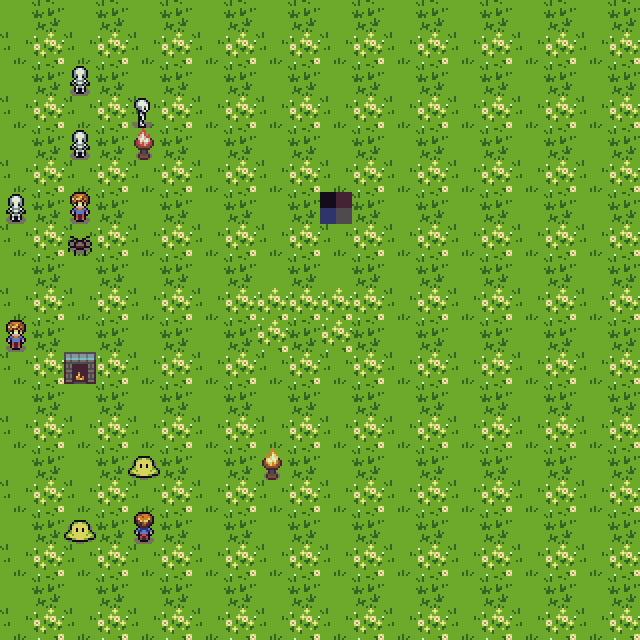

Tiled map render using the project's own tile images. Description and the map definition, with tile-layer contents summarised, below:
An orthogonal 20x20 tile map with 32x32 px tiles, 2 tile layers (grass, character), 3 tilesets.

<map version="1.0" tiledversion="2017.07.17" orientation="orthogonal" renderorder="right-down" width="20" height="20" tilewidth="32" tileheight="32" nextobjectid="1">
 <tileset firstgid="1" name="animation" tilewidth="32" tileheight="32" tilecount="256" columns="16">
  <image source="animation.png" width="512" height="512" />
  <tile id="0">
   <animation>
    <frame tileid="253" duration="100" />
    <frame tileid="237" duration="100" />
    <frame tileid="221" duration="100" />
    <frame tileid="205" duration="100" />
   </animation>
  </tile>
  <tile id="9">
   <animation>
    <frame tileid="134" duration="100" />
    <frame tileid="135" duration="100" />
    <frame tileid="136" duration="100" />
   </animation>
  </tile>
  <tile id="112">
   <animation>
    <frame tileid="112" duration="100" />
    <frame tileid="113" duration="100" />
    <frame tileid="114" duration="100" />
    <frame tileid="96" duration="100" />
    <frame tileid="97" duration="100" />
    <frame tileid="98" duration="100" />
    <frame tileid="80" duration="100" />
    <frame tileid="81" duration="100" />
    <frame tileid="82" duration="100" />
   </animation>
  </tile>
  <tile id="128">
   <animation>
    <frame tileid="201" duration="100" />
    <frame tileid="202" duration="100" />
    <frame tileid="203" duration="100" />
   </animation>
  </tile>
  <tile id="134">
   <animation>
    <frame tileid="134" duration="100" />
    <frame tileid="135" duration="100" />
    <frame tileid="136" duration="100" />
   </animation>
  </tile>
  <tile id="176">
   <animation>
    <frame tileid="176" duration="100" />
    <frame tileid="177" duration="1000" />
    <frame tileid="178" duration="100" />
    <frame tileid="160" duration="1000" />
    <frame tileid="161" duration="100" />
    <frame tileid="162" duration="100" />
    <frame tileid="146" duration="1000" />
    <frame tileid="146" duration="100" />
    <frame tileid="145" duration="100" />
    <frame tileid="144" duration="100" />
   </animation>
  </tile>
  <tile id="192">
   <animation>
    <frame tileid="192" duration="100" />
    <frame tileid="193" duration="100" />
    <frame tileid="194" duration="100" />
   </animation>
  </tile>
  <tile id="207">
   <animation>
    <frame tileid="206" duration="100" />
    <frame tileid="222" duration="100" />
    <frame tileid="238" duration="100" />
    <frame tileid="254" duration="100" />
   </animation>
  </tile>
  <tile id="237">
   <animation>
    <frame tileid="112" duration="100" />
    <frame tileid="113" duration="100" />
    <frame tileid="114" duration="100" />
    <frame tileid="96" duration="100" />
    <frame tileid="97" duration="100" />
    <frame tileid="98" duration="100" />
    <frame tileid="80" duration="100" />
    <frame tileid="81" duration="100" />
    <frame tileid="82" duration="100" />
    <frame tileid="82" duration="100" />
   </animation>
  </tile>
 </tileset>
 <tileset firstgid="257" name="dessert" tilewidth="32" tileheight="32" spacing="1" tilecount="48" columns="8">
  <image source="tmw_desert_spacing.png" width="265" height="199" />
 </tileset>
 <tileset firstgid="305" name="tile" tilewidth="32" tileheight="32" tilecount="256" columns="16">
  <image source="minecraft.png" width="512" height="512" />
  <tile id="10">
   <animation>
    <frame tileid="119" duration="100" />
    <frame tileid="120" duration="100" />
   </animation>
  </tile>
 </tileset>
 <layer name="grass" width="20" height="20">
  <data>[400 cells, 400 non-empty, 4 distinct tile ids]</data>
 </layer>
 <layer name="character" width="20" height="20">
  <data>[400 cells, 14 non-empty, 10 distinct tile ids]</data>
 </layer>
</map>
